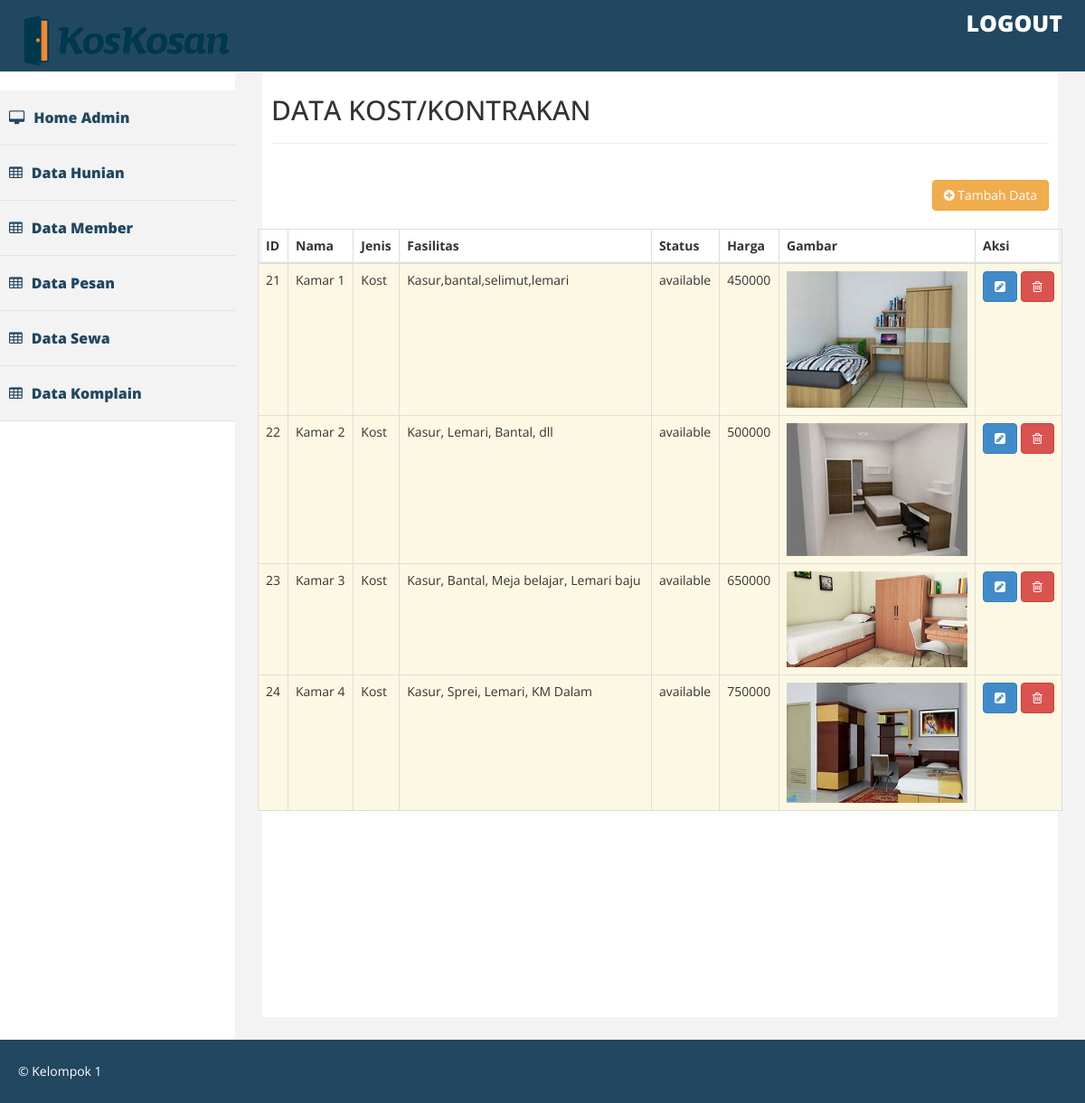
Screenshot of /hunian with the database file from the repository.
### tables this page shows
CREATE TABLE `hunian` (
  `id_hunian` int(15) NOT NULL,
  `nama_hunian` varchar(100) NOT NULL,
  `jenis_hunian` varchar(100) NOT NULL,
  `deskripsi_hunian` text NOT NULL,
  `status_hunian` varchar(100) NOT NULL,
  `harga_hunian` int(15) NOT NULL,
  `gambar` varchar(300) NOT NULL
);

### application/controllers/Hunian.php (called while the page is built, shortened)
<?php
class Hunian extends CI_Controller
{
	function __construct()
	{
		$this->load->model('Hunian_model');
		$this->load->helper(array('url'));
	}
	function index($page=NULL,$offset='',$key=NULL)
	{
		$data['hunian'] = $this->Hunian_model->ambil_data();
		$this->load->view('Admin/Hunian_list',$data);
	}
}
?>

### index.php (called while the page is built, shortened)
<?php
require_once BASEPATH.'core/CodeIgniter.php';

### application/models/Hunian_model.php (called while the page is built, shortened)
<?php
class Hunian_model extends CI_Model
{
	public $hunian			= 'hunian';
	public $id				= 'id_hunian';
	public $order			= 'ASC';
	function ambil_data()
	{
		$this->db->order_by($this->id,$this->order);
		return $this->db->get($this->hunian)->result();
	}
}
 ?>

### application/views/Admin/Hunian_list.php (the view)
<?php $this->load->view('templates/Admin/Header');?>
<div id="page-wrapper" >
    <div id="page-inner">
      <div class="row">
        <div class="col-lg-12">
           <h2>DATA KOST/KONTRAKAN</h2>
           <hr>
		</div><?=$this->session->flashdata('pesan')?>
		<div class="col-md-12 text-right">
		<a href="<?php echo site_url('hunian/tambah'); ?>" class="btn btn-warning"
		style="margin-top:20px; margin-bottom:20px">
		<i class="fa fa-plus-circle"></i> Tambah Data</a>
		</div>
	</div>
	<div class="row">
		<table id="example" class="table table-striped table-bordered">
			<thead>
				<tr>
					<th style="width: 10px">ID</th>
					<th>Nama</th>
					<th>Jenis</th>
					<th>Fasilitas</th>
					<th>Status</th>
					<th>Harga</th>
					<th style="width:200px">Gambar</th>
					<th style="width: 96px">Aksi</th>
				</tr>
			</thead>
			<tbody>
				<?php foreach ($hunian as $key => $value) { ?>
				<tr class="warning">
					<td><?php echo $value->id_hunian; ?></td>
					<td><?php echo $value->nama_hunian; ?></td>
					<td><?php echo $value->jenis_hunian; ?></td>
					<td><?php echo $value->deskripsi_hunian; ?></td>
					<td><?php echo $value->status_hunian; ?></td>
					<td><?php echo $value->harga_hunian; ?></td>
					<td><img style="width:200px; height:auto;" width="50%" height="50%" src="<?php echo site_url()?>assets/admin/uploads/<?php echo $value->gambar; ?>"></td>
					<td>
						<a href="<?php echo site_url('hunian/update/'.$value->id_hunian); ?>"
							class="btn btn-primary">
							<i class="fa fa-pencil-square"></i>
						</a>
						<a href="<?php echo site_url('hunian/delete/'.$value->id_hunian); ?>"
							class="btn btn-danger">
							<i class="fa fa-trash-o"></i>
						</a>
					</td>
				</tr>
				<?php } ?>
			</tbody>
		</table>
	</div>
</div>
</div>
<?php $this->load->view('templates/Admin/Footer'); ?>

### application/views/templates/Admin/Header.php (shortened to what this page needs)
<!DOCTYPE html>
<html xmlns="http://www.w3.org/1999/xhtml">
<head>
  <link href="<?php echo base_url() ?>assets/admin/css/bootstrap.css" rel="stylesheet" />
  <link href="<?php echo base_url() ?>assets/admin/css/font-awesome.css" rel="stylesheet" />
  <link href="<?php echo base_url() ?>assets/admin/css/custom.css" rel="stylesheet" />
</head>
<body>
  <div id="wrapper">
     <div class="navbar navbar-inverse navbar-fixed-top">
        <div class="adjust-nav">
          <div class="navbar-header">
          <a class="navbar-brand" href="<?php echo site_url('home'); ?>">
              <img src="<?php echo base_url() ?>assets/admin//img/logo1.png" height="60" width="250" />
          </a>
      </div>
      <span class="logout-spn" >
        <a href="<?php echo site_url('login/logout'); ?>" style="color:#fff;">LOGOUT</a>
    </span>
</div>
</div>
<nav class="navbar-default navbar-side" role="navigation">
    <div class="sidebar-collapse">
      <ul class="nav" id="main-menu">
       <?php echo generate_sidemenu();?>
      </ul>
    </div>
  </nav>
</div>
</body>

### application/helpers/global_helper.php
<?php  if ( ! defined("BASEPATH")) exit("No direct script access allowed");
	function generate_sidemenu()
	{
		return '
        <li class="active-link">
          <a href="'.site_url('home').'"><i class="fa fa-desktop "></i>Home Admin </a>
        </li>
        <li class="active-link">
          <a href="'.site_url('hunian').'"><i class="fa fa-table "></i>Data Hunian </a>
        </li>
        <li class="active-link">
          <a href="'.site_url('member/data_member').'"><i class="fa fa-table "></i>Data Member</a>
        </li>
        <li class="active-link">
          <a href="'.site_url('pesan').'"><i class="fa fa-table "></i>Data Pesan</a>
        </li>
        <li class="active-link">
          <a href="'.site_url('sewa').'"><i class="fa fa-table "></i>Data Sewa</a>
        </li>
        <li class="active-link">
          <a href="'.site_url('komplain').'"><i class="fa fa-table "></i>Data Komplain</a>
        </li> ';
	}

### application/views/templates/Admin/Footer.php (shortened to what this page needs)
  <div class="footer">
         <div class="row">
                <div class="col-lg-12" >
                    &copy;  Kelompok 1
                </div>
            </div>
        </div>
</body>
</html>

### assets/admin/css/custom.css (style rules this page uses)
body { font-family: 'Open Sans', sans-serif; line-height:30px; }
#wrapper { width: 100%; margin-top:50px; }
#page-wrapper { padding: 15px 15px; min-height: 600px; background:#F3F3F3; }
#page-inner { width:100%; margin:10px 20px 10px 0px; background-color:#fff!important; padding:10px; min-height:1050px; }
.sidebar-collapse .nav { padding:0; padding-top:50px; }
.sidebar-collapse > .nav > li > a { padding:15px 10px; color: #214761; font-weight: 900; font-size: 16px; }
.sidebar-collapse > .nav > li { border-bottom:1px solid #e1e1e1; }
.navbar-side { border:none; background-color: #fff; }
.navbar-inverse { background-color: #214761; border-color: #F0F0F0; min-height: 80px; }
.nav > li > a > i { margin-right:10px; }
.logout-spn { float:right; color:#fff; font-size:25px; font-weight:800; margin:20px; margin: 10px 25px 10px 50px; }
.logout-spn a { text-decoration:none; }
.active-link { background-color:#f3f3f3; }
.footer { background-color:#214761; width:100%; color:#fff; padding:20px 50px 20px 50px; padding-left:20px; }
@media (min-width:768px) { #page-wrapper { margin: 0 0 0 260px; padding: 15px 30px; min-height: 1050px; } }
@media (min-width:768px) { .navbar-side { z-index: 1; position: absolute; width: 260px; } }

### rows the page displays
hunian: id_hunian "21", nama_hunian "Kamar 1", jenis_hunian "Kost", deskripsi_hunian "Kasur,bantal,selimut,lemari", status_hunian "available", harga_hunian "450000", gambar (picture)
hunian: id_hunian "22", nama_hunian "Kamar 2", jenis_hunian "Kost", deskripsi_hunian "Kasur, Lemari, Bantal, dll", status_hunian "available", harga_hunian "500000", gambar (picture)
hunian: id_hunian "23", nama_hunian "Kamar 3", jenis_hunian "Kost", deskripsi_hunian "Kasur, Bantal, Meja belajar, Lemari baju", status_hunian "available", harga_hunian "650000", gambar (picture)
hunian: id_hunian "24", nama_hunian "Kamar 4", jenis_hunian "Kost", deskripsi_hunian "Kasur, Sprei, Lemari, KM Dalam", status_hunian "available", harga_hunian "750000", gambar (picture)
